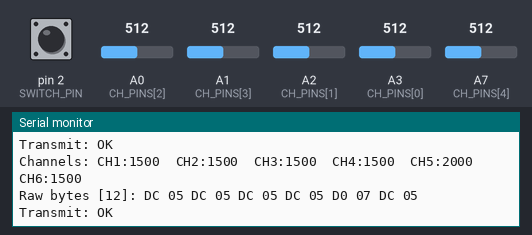
Simulated run of this sketch. Board: Arduino Nano, built with avr-gcc and run on an emulated ATmega328P. Shown: the last lines printed to the serial monitor. The test bench sets the inputs (shaded band); at power-on: A0 (CH_PINS[2]) = 512, A1 (CH_PINS[3]) = 512, A2 (CH_PINS[1]) = 512, A3 (CH_PINS[0]) = 512, A7 (CH_PINS[4]) = 512, pin 2 (SWITCH_PIN) HIGH. Sleep ends after the set time or at an interrupt; no radio packets arrive unless stated.

Above: at 1.2 s.
1.3 s: A0 (CH_PINS[2]) set to 716
At 2.3 s:
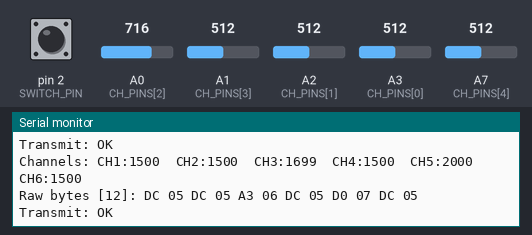
2.8 s: A1 (CH_PINS[3]) set to 716
At 3.3 s:
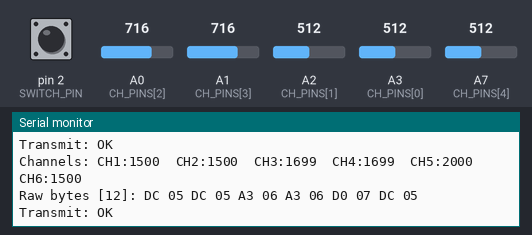
4.3 s: A2 (CH_PINS[1]) set to 716
At 5.2 s:
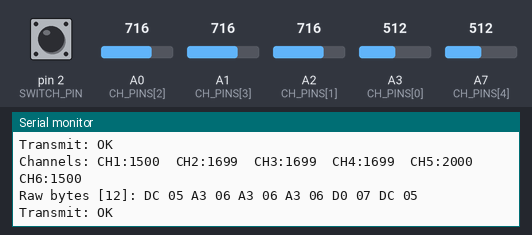
5.8 s: A3 (CH_PINS[0]) set to 716
At 6.5 s:
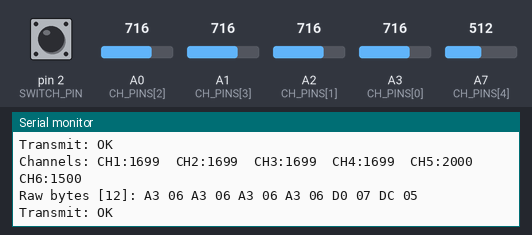
7.3 s: A7 (CH_PINS[4]) set to 716
At 8.3 s:
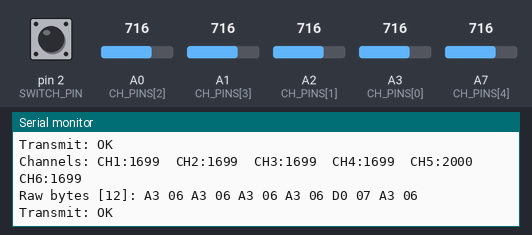

The sketch:

TX_Demo.ino
```cpp
/*
  _6ch_tx_final.ino
  Final transmitter: reads 6 controls (joysticks/pots) on analog pins,
  prints channels on Serial and transmits 6x uint16 (1000-2000) via nRF24.

  Pin mapping (per your image):
    CH1 AILERON  -> A3
    CH2 ELEVATOR -> A2
    CH3 THROTTLE -> A0
    CH4 RUDDER   -> A1
    CH5 AUX1     -> A7 (3-way switch)
      CH6 AUX2     -> D2 (3-way/arming switch)

  nRF wiring: CE=D7, CSN=D8, MOSI=D11, MISO=D12, SCK=D13
*/

#include <SPI.h>
#include <nRF24L01.h>
#include <RF24.h>
#include <avr/sleep.h>

const uint8_t CE_PIN = 7;
const uint8_t CSN_PIN = 8;
RF24 radio(CE_PIN, CSN_PIN);
const byte address[6] = "00001";

// CH mapping updated per image and user request:
//   CH1 (throttle) -> A3  (yellow)
//   CH2 (rudder)   -> A2  (yellow)
//   CH3            -> A0  (green)
//   CH4            -> A1  (green)
//   CH5 (arming)   -> D2  (digital, 3-way switch)
//   CH6 (pot)      -> A7
const uint8_t CH_PINS[5] = {A3, A2, A0, A1, A7};
const uint8_t SWITCH_PIN = 2; // D2 on Nano for 3-way arming switch (CH5)
volatile bool sampleTick = false;

ISR(TIMER1_COMPA_vect){
  sampleTick = true;
}

void setup(){
  Serial.begin(115200);
  while(!Serial){}
  Serial.println("TX final starting...");
  if(!radio.begin()){ Serial.println("radio.begin() failed"); while(1){} }
  radio.setPALevel(RF24_PA_HIGH);
  radio.setDataRate(RF24_1MBPS);
  radio.setChannel(76);
  radio.setRetries(5, 15);
  radio.enableDynamicPayloads();
  // For control links you may prefer ACKs enabled for reliability.
  radio.setAutoAck(true);
  radio.openWritingPipe(address);
  radio.stopListening();
  radio.printDetails();
  pinMode(SWITCH_PIN, INPUT_PULLUP);

  set_sleep_mode(SLEEP_MODE_IDLE);
  cli();
  TCCR1A = 0;
  TCCR1B = 0;
  TCNT1 = 0;
  OCR1A = 9999;
  TCCR1B |= (1 << WGM12);
  TCCR1B |= (1 << CS11) | (1 << CS10);
  TIMSK1 |= (1 << OCIE1A);
  sei();
}

uint8_t payload[12];

void printRaw(uint8_t *data, size_t len){
  Serial.print("Raw bytes ["); Serial.print(len); Serial.print("]: ");
  for(size_t i=0;i<len;i++){ if(data[i]<0x10) Serial.print('0'); Serial.print(data[i], HEX); Serial.print(' '); }
  Serial.println();
}

void loop(){
  if(!sampleTick){
    sleep_enable();
    sleep_cpu();
    sleep_disable();
    return;
  }
  sampleTick = false;

  uint16_t ch[6];
  // Read analog controls for CH1..CH4 (A0,A1,A3,A2)
  for(int i=0;i<4;i++){
    int v = analogRead(CH_PINS[i]);
    ch[i] = map(v, 0, 1023, 1000, 2000);
  }
  // CH5: arming switch on D2 (digital)
  // Using INPUT_PULLUP: LOW = activated (e.g., GND), HIGH = inactive (pulled-up).
  int sw = digitalRead(SWITCH_PIN);
  ch[4] = (sw == HIGH) ? 2000 : 1000;
  // CH6: potentiometer on A7 (CH_PINS[4]) mapped to 1000..2000
  int v6 = analogRead(CH_PINS[4]);
  ch[5] = map(v6, 0, 1023, 1000, 2000);
  for(int i=0;i<6;i++){ payload[2*i] = ch[i] & 0xFF; payload[2*i+1] = (ch[i]>>8)&0xFF; }

  Serial.print("Channels: ");
  for(int i=0;i<6;i++){ Serial.print("CH"); Serial.print(i+1); Serial.print(":"); Serial.print(ch[i]); if(i<5) Serial.print("  "); }
  Serial.println();
  printRaw(payload, sizeof(payload));

  bool ok = radio.write(payload, sizeof(payload));
  Serial.print("Transmit: "); Serial.println(ok?"OK":"FAILED");
}
```

Measured:
- after the input at 1.3 s, the serial monitor: prints a new line at once (image 1)
- after the input at 2.8 s, the serial monitor: prints a new line at once (image 2)
- after the input at 4.3 s, the serial monitor: prints a new line at once (image 3)
- after the input at 5.8 s, the serial monitor: prints a new line at once (image 4)
- after the input at 7.3 s, the serial monitor: prints a new line at once (image 5)
